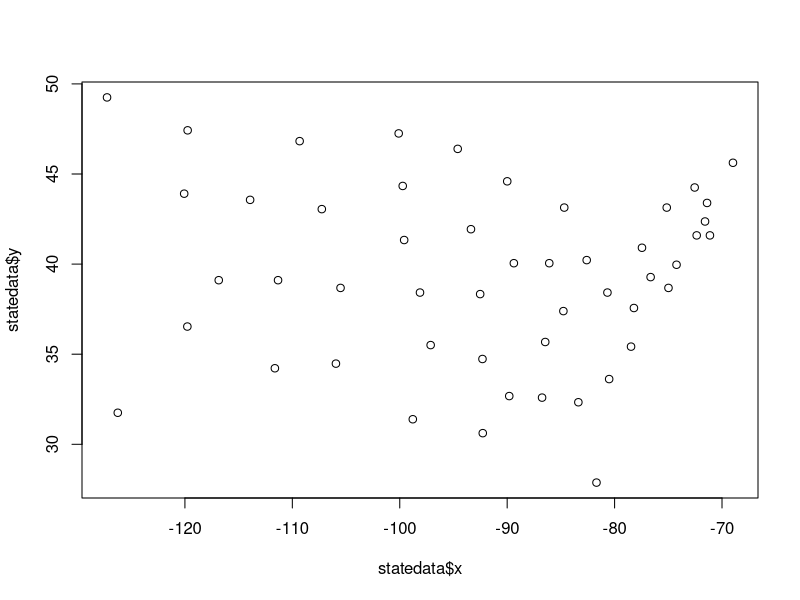

The R source for this figure:
# load the data, 'state' is built into R
data(state)
statedata = cbind(data.frame(state.x77), state.abb, state.area, state.center,  state.division, state.name, state.region)
str(statedata)

# Plot all of the states' centers with latitude on the y axis (the "y" variable in our dataset)
# and longitude on the x axis (the "x" variable in our dataset).
# The shape of the plot should be the familiar outline of the United States! 
plot(statedata$x, statedata$y)